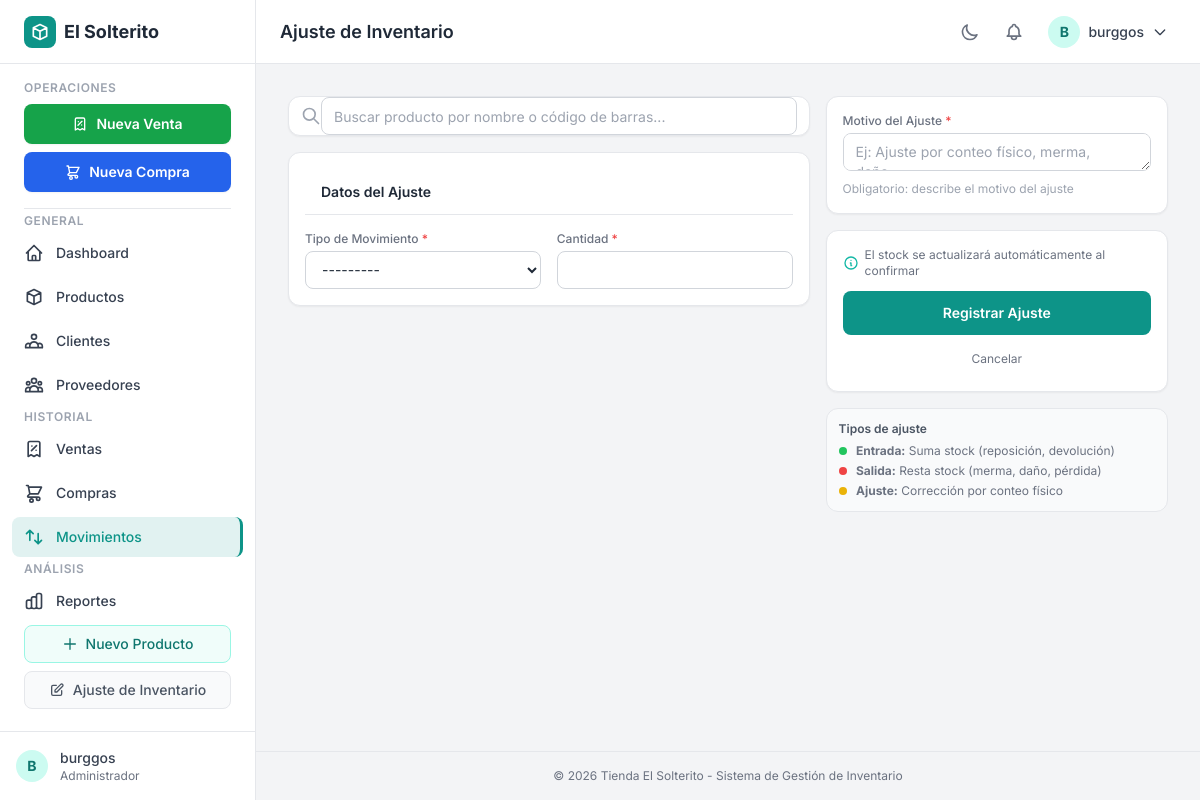
The app's page /movimiento/nuevo/?producto=98 (signed in), older data.
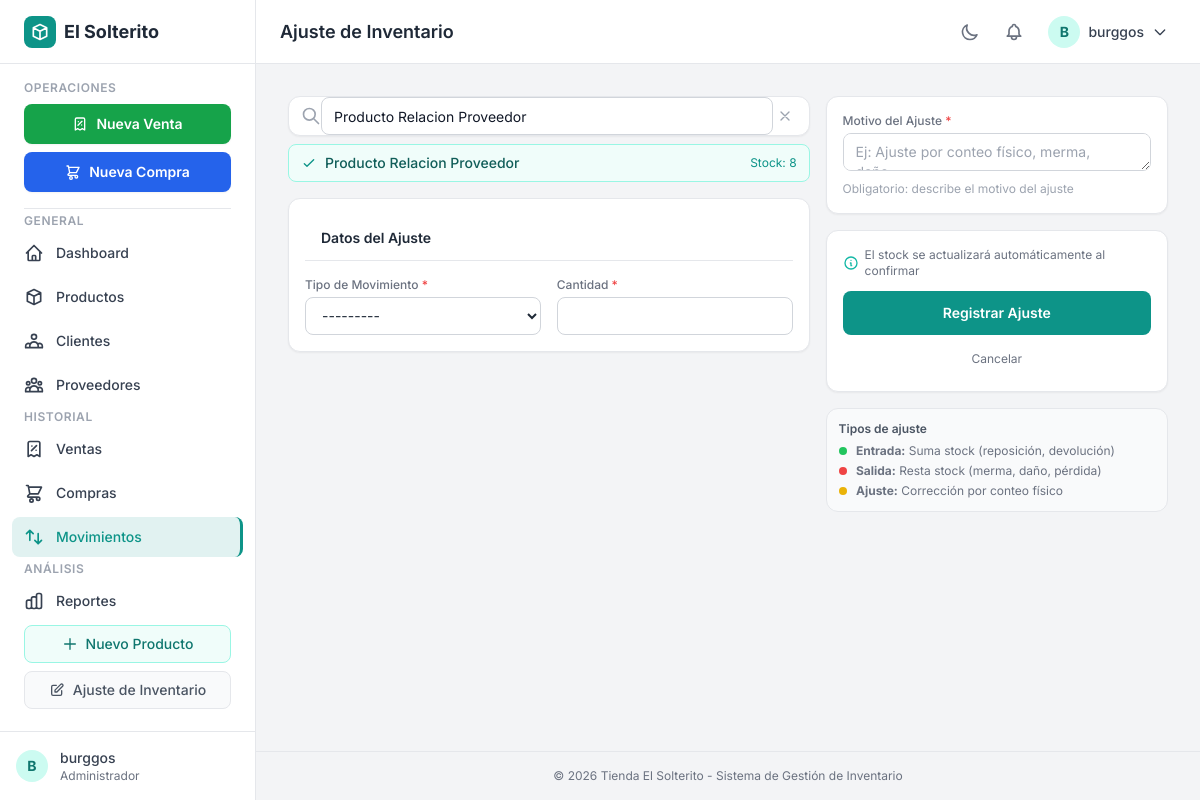
The same page, newer data.
### apps/inventario/models.py (models this page shows, shortened)
class Producto(models.Model):
    nombre = models.CharField(max_length=200)
    descripcion = models.TextField(blank=True)
    categoria = models.ForeignKey(
        Categoria,
        on_delete=models.SET_NULL,
        null=True,
        related_name='productos'
    )
    proveedor = models.ForeignKey(
        'Proveedor',
        on_delete=models.SET_NULL,
        null=True,
        blank=True,
        related_name='productos_surtidos',
        help_text='Proveedor principal que surte este producto',
    )
    precio = models.DecimalField(max_digits=10, decimal_places=2)
    stock = models.PositiveIntegerField(default=0)
    stock_minimo = models.PositiveIntegerField(default=5, help_text="Cantidad mínima para alertar")
    imagen = models.ImageField(upload_to='productos/', blank=True, null=True)
    codigo_barras = models.CharField(max_length=50, blank=True, null=True, unique=True)
    activo = models.BooleanField(default=True)
    fecha_creacion = models.DateTimeField(auto_now_add=True)
    fecha_actualizacion = models.DateTimeField(auto_now=True)
    class Meta:
        verbose_name = "Producto"
        verbose_name_plural = "Productos"
        ordering = ['nombre']
        permissions = [
            ('manage_product_catalog', 'Puede gestionar catalogo de productos'),
        ]

### apps/inventario/views.py (the view)
# urls.py: path('movimiento/nuevo/', views.crear_movimiento, name='crear_movimiento'),
@login_required
@role_required(ROLE_ADMIN, ROLE_BODEGUERO)
def crear_movimiento(request):
    producto_id = request.GET.get('producto')
    initial = {}
    selected_product = None
    if producto_id:
        try:
            producto = Producto.objects.get(pk=producto_id)
            initial['producto'] = producto
            selected_product = {'id': producto.pk, 'nombre': producto.nombre, 'stock': producto.stock}
        except Producto.DoesNotExist:
            pass
    if request.method == 'POST':
        form = MovimientoForm(request.POST, user=request.user)
        if form.is_valid():
            movimiento = form.save(commit=False)
            movimiento.usuario = request.user.username  # si tienes campo usuario
            movimiento.save()
            messages.success(request, 'Movimiento registrado correctamente.')
            return redirect('inventario:detalle_producto', pk=movimiento.producto.pk)
        else:
            prod_id = request.POST.get('producto')
            if prod_id:
                try:
                    producto = Producto.objects.get(pk=prod_id)
                    selected_product = {'id': producto.pk, 'nombre': producto.nombre, 'stock': producto.stock}
                except Producto.DoesNotExist:
                    pass
    else:
        form = MovimientoForm(initial=initial, user=request.user)
    return render(request, 'inventario/crear_movimiento.html', {
        'form': form,
        'selected_product': selected_product,
    })

### apps/inventario/permissions.py (called while the page is built)
def user_in_groups(user, *group_names):
    if not user.is_authenticated:
        return False
    if user.is_superuser:
        return True
    if not user.groups.exists():
        return True
    return user.groups.filter(name__in=group_names).exists()

def role_required(*group_names):
    def decorator(view_func):
        @login_required
        @wraps(view_func)
        def _wrapped(request, *args, **kwargs):
            if user_in_groups(request.user, *group_names):
                return view_func(request, *args, **kwargs)
            raise PermissionDenied('No tienes permisos para acceder a esta sección.')
        return _wrapped
    return decorator

### apps/inventario/templatetags/role_tags.py (called while the page is built)
@register.filter
def has_group(user, group_name):
    if not getattr(user, 'is_authenticated', False):
        return False
    if user.is_superuser:
        return True
    if not user.groups.exists():
        return True
    return user.groups.filter(name=group_name).exists()

### templates/inventario/crear_movimiento.html (shortened to what the changed rows need)
{% extends 'base.html' %}
{% load static %}
{% block page_title %}Ajuste de Inventario{% endblock %}
{% block content %}
<form method="post" id="ajuste-form">
    <div class="grid grid-cols-1 lg:grid-cols-5 gap-4">
        <div class="lg:col-span-3 space-y-4">
            <div class="relative">
                <div class="flex items-center bg-white dark:bg-gray-800 rounded-xl shadow-sm border border-gray-200 dark:border-gray-700 px-3">
                    <svg class="w-5 h-5 text-gray-400 flex-shrink-0" fill="none" stroke="currentColor" viewBox="0 0 24 24"><path stroke-linecap="round" stroke-linejoin="round" stroke-width="2" d="M21 21l-6-6m2-5a7 7 0 11-14 0 7 7 0 0114 0z"/></svg>
                    <input type="text" id="product-search"
                        class="flex-1 px-3 py-3 text-sm bg-transparent border-0 focus:outline-none focus:ring-0 dark:text-white dark:placeholder-gray-400"
                        placeholder="Buscar producto por nombre o código de barras..."
                        autocomplete="off" autofocus
                        {% if selected_product %}value="{{ selected_product.nombre }}"{% endif %}>
                    <button type="button" id="clear-product" class="{% if not selected_product %}hidden{% endif %} text-gray-400 hover:text-red-500 transition p-1" title="Cambiar producto">
                        <svg class="w-4 h-4" fill="none" stroke="currentColor" viewBox="0 0 24 24"><path stroke-linecap="round" stroke-linejoin="round" stroke-width="2" d="M6 18L18 6M6 6l12 12"/></svg>
                    </button>
                </div>
                <div id="selected-product-info" class="{% if not selected_product %}hidden{% endif %} mt-2 flex items-center justify-between bg-teal-50 dark:bg-teal-900/20 border border-teal-200 dark:border-teal-800 rounded-lg px-3 py-2">
                    <div class="flex items-center text-sm">
                        <svg class="w-4 h-4 text-teal-600 dark:text-teal-400 mr-2 flex-shrink-0" fill="none" stroke="currentColor" viewBox="0 0 24 24"><path stroke-linecap="round" stroke-linejoin="round" stroke-width="2" d="M5 13l4 4L19 7"/></svg>
                        <span class="font-medium text-teal-800 dark:text-teal-200" id="selected-product-name">{% if selected_product %}{{ selected_product.nombre }}{% endif %}</span>
                    </div>
                    <span class="text-xs text-teal-600 dark:text-teal-400" id="selected-product-stock">{% if selected_product %}Stock: {{ selected_product.stock }}{% endif %}</span>
                </div>
            </div>
            <div class="card p-4 space-y-4">
                <div class="px-4 py-3 border-b border-gray-200 dark:border-gray-700">
                    <h2 class="card-header">Datos del Ajuste</h2>
                </div>
            </div>
        </div>
    </div>
</form>
{% endblock %}

Row changes from the older to the newer data that the page shows:
added Producto: nombre "Producto Relacion Proveedor"
Text that changed along with them:
{{ selected_product.stock }}: (not shown) → "8"
text now shown: "Stock:"
